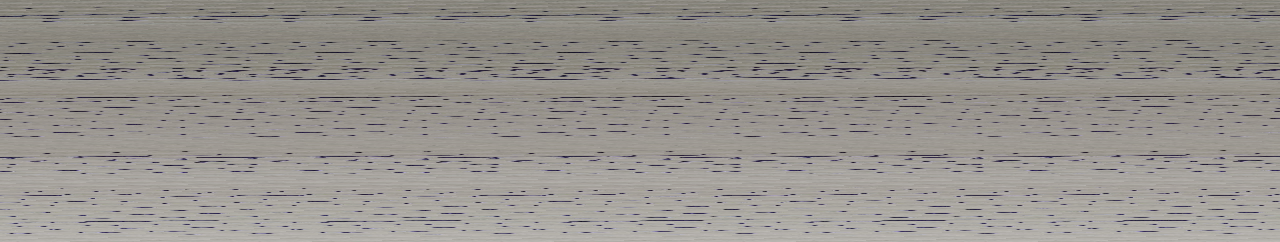
#> input picture images/Ravi.png, 1280 x 242 px; its folder holds only this picture in this run
$ python extract_routine.py
#> lines starting #> are read from the running program, lines starting #| are printed output that depends on the picture; after the words box and inside, x2 and y2 are one past the last pixel; in counts of white or black regions, pixels touching at a corner belong together
#> in start, image is the input picture: shape (242, 1280, 3); mean B, G, R 141.9, 146.8, 150.5
### extract.py
import numpy as np
import cv2
import math
# from matplotlib import pyplot as plt

# please don't worry about these variables now
ANCHOR_POINT = 6000
MIDZONE_THRESHOLD = 15000
MIN_HANDWRITING_HEIGHT_PIXEL = 20

# Features are defined here as global variables
BASELINE_ANGLE = 0.0
TOP_MARGIN = 0.0
LETTER_SIZE = 0.0
LINE_SPACING = 0.0
WORD_SPACING = 0.0
PEN_PRESSURE = 0.0
SLANT_ANGLE = 0.0

''' function for bilateral filtering '''


def bilateralFilter(image, d):
    image = cv2.bilateralFilter(image, d, 50, 50)
    return image


''' function for median filtering '''


def medianFilter(image, d):
    image = cv2.medianBlur(image, d)
    return image


''' function for INVERTED binary threshold '''


def threshold(image, t):
    image = cv2.cvtColor(image, cv2.COLOR_BGR2GRAY)
    ret, image = cv2.threshold(image, t, 255, cv2.THRESH_BINARY_INV)
    return image


''' function for dilation of objects in the image '''


def dilate(image, kernalSize):
    kernel = np.ones(kernalSize, np.uint8)
    image = cv2.dilate(image, kernel, iterations=1)
    return image


''' function for erosion of objects in the image '''


# [4 lines left out: function erode, not called in this run]


''' function for finding contours and straightening them horizontally. Straightened lines will give better result with horizontal projections. '''


def straighten(image):

    global BASELINE_ANGLE

    angle = 0.0
    angle_sum = 0.0
    contour_count = 0

    # these four variables are not being used, please ignore
    positive_angle_sum = 0.0  # downward
    negative_angle_sum = 0.0  # upward
    positive_count = 0
    negative_count = 0

    # apply bilateral filter
    filtered = bilateralFilter(image, 3)
    # cv2.imshow('filtered',filtered)

    # convert to grayscale and binarize the image by INVERTED binary thresholding
    thresh = threshold(filtered, 120)
    # cv2.imshow('thresh',thresh)

    # dilate the handwritten lines in image with a suitable kernel for contour operation
    dilated = dilate(thresh, (5, 100))
    # cv2.imshow('dilated',dilated)

    ctrs, hier = cv2.findContours(dilated.copy(), cv2.RETR_EXTERNAL, cv2.CHAIN_APPROX_SIMPLE)

    for i, ctr in enumerate(ctrs):
        x, y, w, h = cv2.boundingRect(ctr)

        # We can be sure the contour is not a line if height > width or height is < 20 pixels. Here 20 is arbitrary.
        if h > w or h < MIN_HANDWRITING_HEIGHT_PIXEL:
            continue

        # We extract the region of interest/contour to be straightened.
        roi = image[y:y+h, x:x+w]
        # rows, cols = ctr.shape[:2]

        # If the length of the line is less than one third of the document width, especially for the last line,
        # ignore because it may yeild inacurate baseline angle which subsequently affects proceeding features.

        if w < image.shape[1]/2:
            roi = 255
            image[y:y+h, x:x+w] = roi
            continue

        # minAreaRect is necessary for straightening
        rect = cv2.minAreaRect(ctr)
        center = rect[0]
        angle = rect[2]
        # print "original: "+str(i)+" "+str(angle)
        # I actually gave a thought to this but hard to remember anyway!
        if angle < -45.0:
            angle += 90.0
        # print "+90 "+str(i)+" "+str(angle)

        rot = cv2.getRotationMatrix2D(((x+w)/2, (y+h)/2), angle, 1)
        # extract = cv2.warpAffine(roi, rot, (w,h), borderMode=cv2.BORDER_TRANSPARENT)
        extract = cv2.warpAffine(
            roi, rot, (w, h), borderMode=cv2.BORDER_CONSTANT, borderValue=(255, 255, 255))
        # cv2.imshow('warpAffine:'+str(i),extract)

        # image is overwritten with the straightened contour
        image[y:y+h, x:x+w] = extract
        '''
		# Please Ignore. This is to draw visual representation of the contour rotation.
		box = cv2.boxPoints(rect)
		box = np.int0(box)
		cv2.drawContours(display,[box],0,(0,0,255),1)
		cv2.rectangle(display,(x,y),( x + w, y + h ),(0,255,0),1)
		'''
        # print angle
        angle_sum += angle
        contour_count += 1
    '''
		# sum of all the angles of downward baseline
		if(angle>0.0):
			positive_angle_sum += angle
			positive_count += 1
		# sum of all the angles of upward baseline
		else:
			negative_angle_sum += angle
			negative_count += 1

	if(positive_count == 0): positive_count = 1
	if(negative_count == 0): negative_count = 1
	average_positive_angle = positive_angle_sum / positive_count
	average_negative_angle = negative_angle_sum / negative_count
	print "average_positive_angle: "+str(average_positive_angle)
	print "average_negative_angle: "+str(average_negative_angle)

	if(abs(average_positive_angle) > abs(average_negative_angle)):
		average_angle = average_positive_angle
	else:
		average_angle = average_negative_angle

	print "average_angle: "+str(average_angle)
	'''
    # cv2.imshow('contours', display)

    # mean angle of the contours (not lines) is found
    mean_angle = angle_sum / contour_count
    BASELINE_ANGLE = mean_angle
    # print ("Average baseline angle: "+str(mean_angle))
    return image


''' function to calculate horizontal projection of the image pixel rows and return it '''


def horizontalProjection(img):
    # Return a list containing the sum of the pixels in each row
    (h, w) = img.shape[:2]
    sumRows = []
    for j in range(h):
        row = img[j:j+1, 0:w]  # y1:y2, x1:x2
        sumRows.append(np.sum(row))
    return sumRows


''' function to calculate vertical projection of the image pixel columns and return it '''


# [8 lines left out: function verticalProjection, not called in this run]


''' function to extract lines of handwritten text from the image using horizontal projection '''


def extractLines(img):

    global LETTER_SIZE
    global LINE_SPACING
    global TOP_MARGIN

    # apply bilateral filter
    filtered = bilateralFilter(img, 5)

    # convert to grayscale and binarize the image by INVERTED binary thresholding
    # it's better to clear unwanted dark areas at the document left edge and use a high threshold value to preserve more text pixels
    thresh = threshold(filtered, 160)
    # cv2.imshow('thresh', lthresh)

    # extract a python list containing values of the horizontal projection of the image into 'hp'
    hpList = horizontalProjection(thresh)

    # Extracting 'Top Margin' feature.
    topMarginCount = 0
    for sum in hpList:
        # sum can be strictly 0 as well. Anyway we take 0 and 255.
        if (sum <= 255):
            topMarginCount += 1
        else:
            break

    # print "(Top margin row count: "+str(topMarginCount)+")"

    # FIRST we extract the straightened contours from the image by looking at occurance of 0's in the horizontal projection.
    lineTop = 0
    lineBottom = 0
    spaceTop = 0
    spaceBottom = 0
    indexCount = 0
    setLineTop = True
    setSpaceTop = True
    includeNextSpace = True
    space_zero = []  # stores the amount of space between lines
    lines = []  # a 2D list storing the vertical start index and end index of each contour

    # we are scanning the whole horizontal projection now
    for i, sum in enumerate(hpList):
        # sum being 0 means blank space
        if (sum == 0):
            if (setSpaceTop):
                spaceTop = indexCount
                setSpaceTop = False  # spaceTop will be set once for each start of a space between lines
            indexCount += 1
            spaceBottom = indexCount
            if (i < len(hpList)-1):  # this condition is necessary to avoid array index out of bound error
                # if the next horizontal projectin is 0, keep on counting, it's still in blank space
                if (hpList[i+1] == 0):
                    continue
            # we are using this condition if the previous contour is very thin and possibly not a line
            if (includeNextSpace):
                space_zero.append(spaceBottom-spaceTop)
            else:
                if (len(space_zero) == 0):
                    previous = 0
                else:
                    previous = space_zero.pop()
                space_zero.append(previous + spaceBottom-lineTop)
            # next time we encounter 0, it's begining of another space so we set new spaceTop
            setSpaceTop = True

        # sum greater than 0 means contour
        if (sum > 0):
            if (setLineTop):
                lineTop = indexCount
                setLineTop = False  # lineTop will be set once for each start of a new line/contour
            indexCount += 1
            lineBottom = indexCount
            if (i < len(hpList)-1):  # this condition is necessary to avoid array index out of bound error
                # if the next horizontal projectin is > 0, keep on counting, it's still in contour
                if (hpList[i+1] > 0):
                    continue

                # if the line/contour is too thin <10 pixels (arbitrary) in height, we ignore it.
                # Also, we add the space following this and this contour itself to the previous space to form a bigger space: spaceBottom-lineTop.
                if (lineBottom-lineTop < 20):
                    includeNextSpace = False
                    setLineTop = True  # next time we encounter value > 0, it's begining of another line/contour so we set new lineTop
                    continue
            # the line/contour is accepted, new space following it will be accepted
            includeNextSpace = True

            # append the top and bottom horizontal indices of the line/contour in 'lines'
            lines.append([lineTop, lineBottom])
            setLineTop = True  # next time we encounter value > 0, it's begining of another line/contour so we set new lineTop

    '''
	# Printing the values we found so far.
	for i, line in enumerate(lines):
		print
		print i
		print line[0]
		print line[1]
		print len(hpList[line[0]:line[1]])
		print hpList[line[0]:line[1]]

	for i, line in enumerate(lines):
		cv2.imshow("line "+str(i), img[line[0]:line[1], : ])
	'''

    # SECOND we extract the very individual lines from the lines/contours we extracted above.
    fineLines = []  # a 2D list storing the horizontal start index and end index of each individual line
    for i, line in enumerate(lines):

        # 'anchor' will locate the horizontal indices where horizontal projection is > ANCHOR_POINT for uphill or < ANCHOR_POINT for downhill(ANCHOR_POINT is arbitrary yet suitable!)
        anchor = line[0]
        anchorPoints = []  # python list where the indices obtained by 'anchor' will be stored
        # it implies that we expect to find the start of an individual line (vertically), climbing up the histogram
        upHill = True
        # it implies that we expect to find the end of an individual line (vertically), climbing down the histogram
        downHill = False
        # we put the region of interest of the horizontal projection of each contour here
        segment = hpList[line[0]:line[1]]

        for j, sum in enumerate(segment):
            if (upHill):
                if (sum < ANCHOR_POINT):
                    anchor += 1
                    continue
                anchorPoints.append(anchor)
                upHill = False
                downHill = True
            if (downHill):
                if (sum > ANCHOR_POINT):
                    anchor += 1
                    continue
                anchorPoints.append(anchor)
                downHill = False
                upHill = True

        # print anchorPoints

        # we can ignore the contour here
        if (len(anchorPoints) < 2):
            continue

        '''
		# the contour turns out to be an individual line
		if(len(anchorPoints)<=3):
			fineLines.append(line)
			continue
		'''
        # len(anchorPoints) > 3 meaning contour composed of multiple lines
        lineTop = line[0]
        for x in range(1, len(anchorPoints)-1, 2):
            # 'lineMid' is the horizontal index where the segmentation will be done
            lineMid = (anchorPoints[x]+anchorPoints[x+1])/2
            lineBottom = lineMid
            # line having height of pixels <20 is considered defects, so we just ignore it
            # this is a weakness of the algorithm to extract lines (anchor value is ANCHOR_POINT, see for different values!)
            if (lineBottom-lineTop < 20):
                continue
            fineLines.append([lineTop, lineBottom])
            lineTop = lineBottom
        if (line[1]-lineTop < 20):
            continue
        fineLines.append([lineTop, line[1]])

    # LINE SPACING and LETTER SIZE will be extracted here
    # We will count the total number of pixel rows containing upper and lower zones of the lines and add the space_zero/runs of 0's(excluding first and last of the list ) to it.
    # We will count the total number of pixel rows containing midzones of the lines for letter size.
    # For this, we set an arbitrary (yet suitable!) threshold MIDZONE_THRESHOLD = 15000 in horizontal projection to identify the midzone containing rows.
    # These two total numbers will be divided by number of lines (having at least one row>MIDZONE_THRESHOLD) to find average line spacing and average letter size.
    space_nonzero_row_count = 0
    midzone_row_count = 0
    lines_having_midzone_count = 0
    flag = False
    for i, line in enumerate(fineLines):
        segment = hpList[line[0]:line[1]]
        for j, sum in enumerate(segment):
            if (sum < MIDZONE_THRESHOLD):
                space_nonzero_row_count += 1
            else:
                midzone_row_count += 1
                flag = True

        # This line has contributed at least one count of pixel row of midzone
        if (flag):
            lines_having_midzone_count += 1
            flag = False

    # error prevention ^-^
    if (lines_having_midzone_count == 0):
        lines_having_midzone_count = 1

    # excluding first and last entries: Top and Bottom margins
    total_space_row_count = space_nonzero_row_count + np.sum(space_zero[1:-1])
    # the number of spaces is 1 less than number of lines but total_space_row_count contains the top and bottom spaces of the line
    average_line_spacing = float(
        total_space_row_count) / lines_having_midzone_count
    average_letter_size = float(midzone_row_count) / lines_having_midzone_count
    # letter size is actually height of the letter and we are not considering width
    LETTER_SIZE = average_letter_size
    # error prevention ^-^
    if (average_letter_size == 0):
        average_letter_size = 1
    # We can't just take the average_line_spacing as a feature directly. We must take the average_line_spacing relative to average_letter_size.
    # Let's take the ratio of average_line_spacing to average_letter_size as the LINE SPACING, which is perspective to average_letter_size.
    relative_line_spacing = average_line_spacing / average_letter_size
    LINE_SPACING = relative_line_spacing

    # Top marging is also taken relative to average letter size of the handwritting
    relative_top_margin = float(topMarginCount) / average_letter_size
    TOP_MARGIN = relative_top_margin

    '''
	# showing the final extracted lines
	for i, line in enumerate(fineLines):
		cv2.imshow("line "+str(i), img[line[0]:line[1], : ])
	'''

    # [9 lines of commented-out code are left out]
    '''
	print ("Average letter size: "+str(average_letter_size))
	print ("Top margin relative to average letter size: "+str(relative_top_margin))
	print ("Average line spacing relative to average letter size: "+str(relative_line_spacing))
	'''
    return fineLines


''' function to extract words from the lines using vertical projection '''


# [97 lines left out: function extractWords, not called in this run]


''' function to determine the average slant of the handwriting '''


# [212 lines left out: function extractSlant, not called in this run]


''' function to extract average pen pressure of the handwriting '''


def barometer(image):

    global PEN_PRESSURE

    # it's extremely necessary to convert to grayscale first
    image = cv2.cvtColor(image, cv2.COLOR_BGR2GRAY)
#> image: shape (242, 1280)
    # inverting the image pixel by pixel individually. This costs the maximum time and processing in the entire process!
    h, w = image.shape[:]
    inverted = image
    for x in range(h):
        for y in range(w):
            inverted[x][y] = 255 - image[x][y]
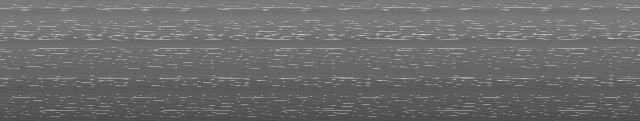
#> inverted: shape (242, 1280) (shown at 1/2 size); min 67, max 241, mean 107.7

    # cv2.imshow('inverted', inverted)

    # bilateral filtering
    filtered = bilateralFilter(inverted, 3)

    # binary thresholding. Here we use 'threshold to zero' which is crucial for what we want.
    # If src(x,y) is lower than threshold=100, the new pixel value will be set to 0, else it will be left untouched!
    ret, thresh = cv2.threshold(filtered, 100, 255, cv2.THRESH_TOZERO)
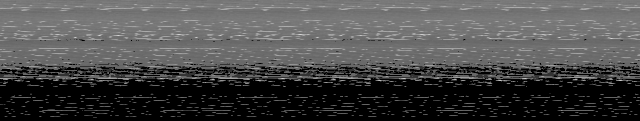
#> thresh: shape (242, 1280) (shown at 1/2 size); min 0, max 232, mean 73.7
    # cv2.imshow('thresh', thresh)

    # add up all the non-zero pixel values in the image and divide by the number of them to find the average pixel value in the whole image
    total_intensity = 0
    pixel_count = 0
    for x in range(h):
        for y in range(w):
            if (thresh[x][y] > 0):
                total_intensity += thresh[x][y]
                pixel_count += 1
#> after the loop, pixel_count = 193907; total_intensity = 22833910

    average_intensity = float(total_intensity) / pixel_count
#> average_intensity = 117.8
    PEN_PRESSURE = average_intensity
#> PEN_PRESSURE = 117.8
    # print total_intensity
    # print pixel_count
    # print ("Average pen pressure: "+str(average_intensity))

    return


''' main '''


def start(file_name):

    global BASELINE_ANGLE
    global TOP_MARGIN
    global LETTER_SIZE
    global LINE_SPACING
    global WORD_SPACING
    global PEN_PRESSURE
    global SLANT_ANGLE

    # read image from disk
    image = cv2.imread('images/'+file_name)
    # cv2.imshow(file_name,image)

    # Extract pen pressure. It's such a cool function name!
    barometer(image)

    # apply contour operation to straighten the contours which may be a single line or composed of multiple lines
    # the returned image is straightened version of the original image without filtration and binarization
    straightened = straighten(image)
#> in threshold, `ret, image = cv2.threshold(image, t, 255, cv2.THRESH_BINARY_INV)`:
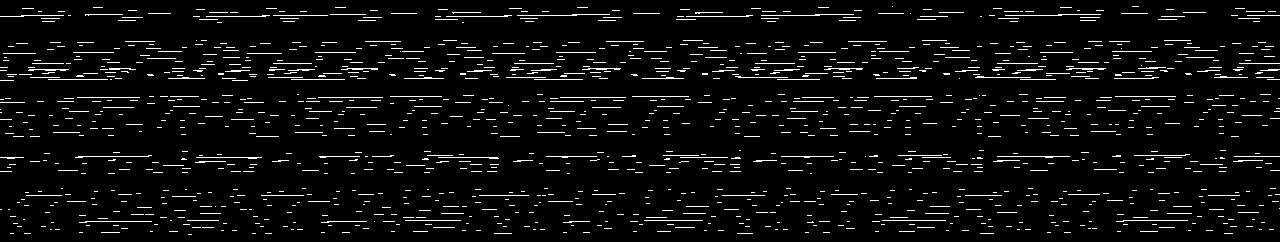
#> image: shape (242, 1280); 5.1% white in thin lines or dots
#> in threshold, `ret, image = cv2.threshold(image, t, 255, cv2.THRESH_BINARY_INV)`: ret = 120
#> in dilate, `image = cv2.dilate(image, kernel, iterations=1)`:
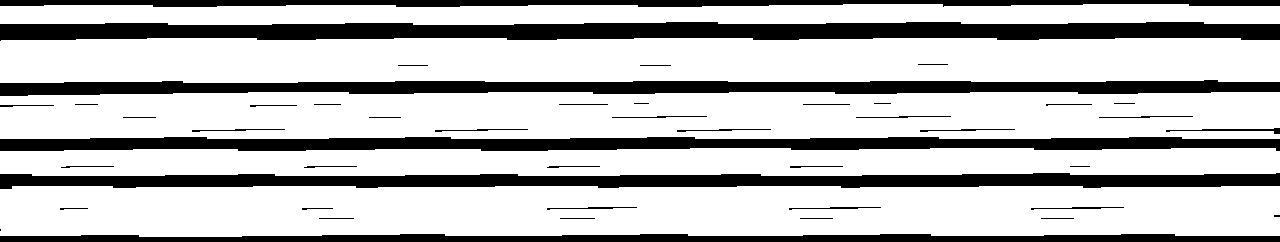
#> image: shape (242, 1280); 74% white; 45 black regions (4 under 20 px)
#> in straighten, `ctrs, hier = cv2.findContours(dilated.copy(), cv2.RETR_EXTERNAL, cv2.C..`: ctrs = 5 contours; box (x1, y1, x2, y2) and area: (0, 186, 1280, 237) 61154, (0, 92, 1280, 139) 56174, (0, 38, 1280, 83) 53740, (0, 148, 1280, 176) 31628, (0, 4, 1280, 25) 21936
#> the loop in straighten, `for i, ctr in enumerate(ctrs):` made 5 passes
#> (y, h, rect, angle, rot, angle_sum) on passes 1 to 3: (186, 51, ((639.5, 211), (50, 1279), -90), 0, [[1, 0, 0], [0, 1, 0]], 0), (148, 28, ((639.5, 161.5), (27, 1279), -90), 0, [[1, 0, 0], [0, 1, 0]], 0), (92, 47, ((639.5, 115), (46, 1279), -90), 0, [[1, 0, 0], [0, 1, 0]], 0)
#> pass 1, in straighten, `roi = image[y:y+h, x:x+w]`:
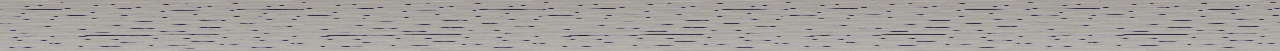
#> roi: shape (51, 1280, 3); mean B, G, R 159.2, 162.9, 166.2
#> after the loop in straighten, `for i, ctr in enumerate(ctrs):`: angle_sum = -0.0717; contour_count = 5
#> (the rest of the program and of its run is left out)
